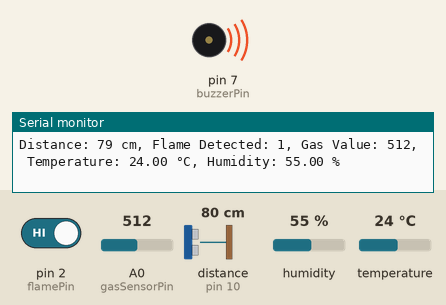
Recording of a sketch running on a simulated Arduino Uno, built with avr-gcc and run on an emulated ATmega328P. On the bench: buzzer (waves = sounding, pin HIGH), the last lines printed to the serial monitor. Wiring (inferred from the names in the program): ultrasonic range finder: trigger pin 9; echo pin 10. The inputs (shaded band) are chosen by the test bench; at power-on: A0 (gasSensorPin) = 512, pin 2 (flamePin) HIGH, distance to the obstacle (sensor on pin 10) 80 cm, humidity 55 %, temperature 24 °C. The echo pulse lasts 58.3 µs per cm; pins used as bus, display or sensor lines are not drawn.

Above: at 5.8 s.
5.9 s: A0 (gasSensorPin) set to 106
11.9 s: A0 (gasSensorPin) set to 94
At 15.8 s:
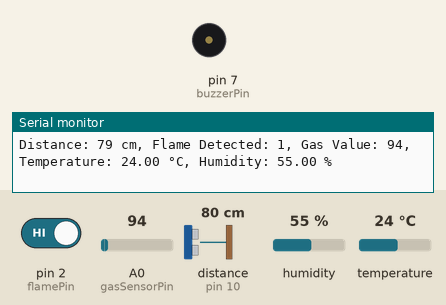
17.9 s: A0 (gasSensorPin) set to 110
At 20.6 s:
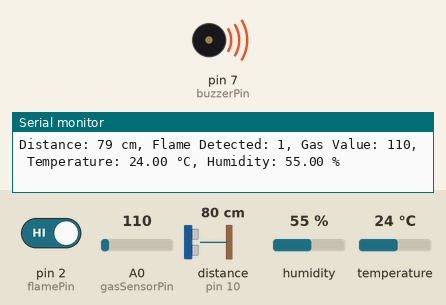
23.9 s: A0 (gasSensorPin) set to 90
At 26.6 s:
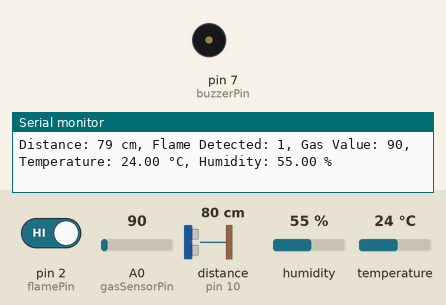
Timing chart, 0 to 28.1 s (numbered marks = the images above; inputs shaded):
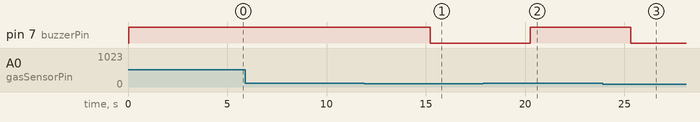

Measured:
- the behaviour switches between 101 and 100 on A0 (gasSensorPin) (found by bisection; images 0 and 1)
- after the input at 11.9 s, pin 7 (buzzerPin): HIGH → LOW after 3.3 s
- after the input at 17.9 s, pin 7 (buzzerPin): LOW → HIGH after 2.4 s
- after the input at 23.9 s, pin 7 (buzzerPin): HIGH → LOW after 1.4 s

The sketch:

Source_Code.ino
```cpp
#include <DHT.h>

#define DHTPIN 4   // Digital pin for DHT sensor
#define DHTTYPE DHT11  // DHT sensor type (change to DHT22 if you're using that sensor)

DHT dht(DHTPIN, DHTTYPE);

int trigPin = 9;
int echoPin = 10;
int flamePin = 2;
int gasSensorPin = A0;
int buzzerPin = 7;

void setup() {
  pinMode(trigPin, OUTPUT);
  pinMode(echoPin, INPUT);
  pinMode(flamePin, INPUT);
  pinMode(buzzerPin, OUTPUT);
  dht.begin();
  Serial.begin(9600);
}

void loop() {
  // Ultrasonic sensor
  long duration, distance;
  duration = readUltrasonicSensor(trigPin, echoPin);
  distance = (duration / 2) / 29.1;  // Calculate distance in centimeters

  int flameDetected = digitalRead(flamePin);
  int gasValue = analogRead(gasSensorPin);

  // Temperature and Humidity sensor
  float humidity = dht.readHumidity();
  float temperature = dht.readTemperature();

  // Check for dangerous conditions and activate the buzzer
  if (distance < 50 || flameDetected == LOW || gasValue > 100) {
    activateBuzzer();
  } else {
    deactivateBuzzer();
  }

  // Print sensor values
  Serial.print("Distance: ");
  Serial.print(distance);
  Serial.print(" cm, Flame Detected: ");
  Serial.print(flameDetected);
  Serial.print(", Gas Value: ");
  Serial.print(gasValue);
  Serial.print(", Temperature: ");
  Serial.print(temperature);
  Serial.print(" °C, Humidity: ");
  Serial.print(humidity);
  Serial.println(" %");

  delay(5000);  // Adjust the delay for sensor reading frequency
}

long readUltrasonicSensor(int trigPin, int echoPin) {
  digitalWrite(trigPin, LOW);
  delayMicroseconds(2);
  digitalWrite(trigPin, HIGH);
  delayMicroseconds(10);
  digitalWrite(trigPin, LOW);
  return pulseIn(echoPin, HIGH);
}

void activateBuzzer() {
  digitalWrite(buzzerPin, HIGH);
}

void deactivateBuzzer() {
  digitalWrite(buzzerPin, LOW);
}
```
